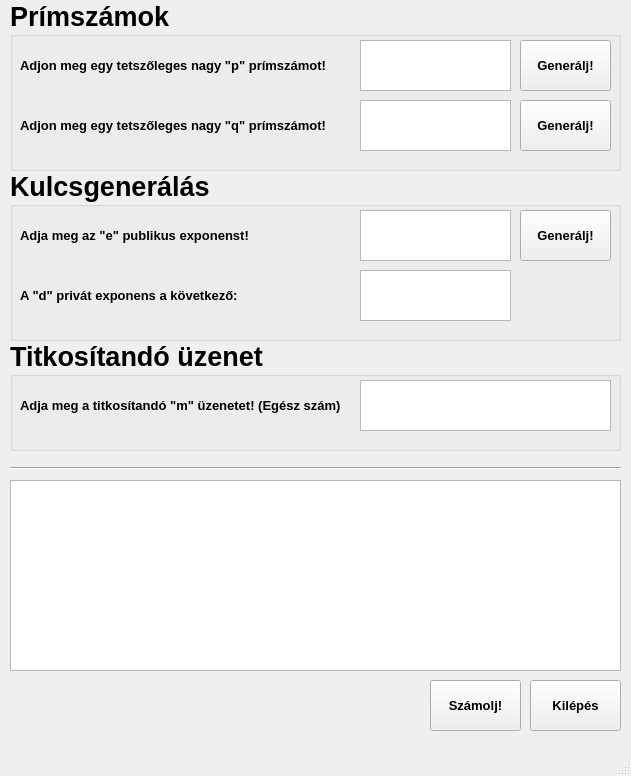
<?xml version="1.0" encoding="UTF-8"?>
<ui version="4.0">
 <class>RSA</class>
 <widget class="QMainWindow" name="RSA">
  <property name="geometry">
   <rect>
    <x>0</x>
    <y>0</y>
    <width>631</width>
    <height>776</height>
   </rect>
  </property>
  <property name="windowTitle">
   <string>MainWindow</string>
  </property>
  <widget class="QWidget" name="centralwidget">
   <widget class="QGroupBox" name="primeNumbers_Box">
    <property name="geometry">
     <rect>
      <x>10</x>
      <y>0</y>
      <width>611</width>
      <height>171</height>
     </rect>
    </property>
    <property name="font">
     <font>
      <pointsize>20</pointsize>
      <bold>true</bold>
     </font>
    </property>
    <property name="title">
     <string>Prímszámok</string>
    </property>
    <widget class="QLabel" name="pPrime_Label">
     <property name="geometry">
      <rect>
       <x>10</x>
       <y>40</y>
       <width>331</width>
       <height>51</height>
      </rect>
     </property>
     <property name="font">
      <font>
       <pointsize>10</pointsize>
       <bold>true</bold>
      </font>
     </property>
     <property name="text">
      <string>Adjon meg egy tetszőleges nagy &quot;p&quot; prímszámot!</string>
     </property>
    </widget>
    <widget class="QLabel" name="qPrime_Label">
     <property name="geometry">
      <rect>
       <x>10</x>
       <y>100</y>
       <width>331</width>
       <height>51</height>
      </rect>
     </property>
     <property name="font">
      <font>
       <pointsize>10</pointsize>
       <bold>true</bold>
      </font>
     </property>
     <property name="text">
      <string>Adjon meg egy tetszőleges nagy &quot;q&quot; prímszámot!</string>
     </property>
    </widget>
    <widget class="QTextEdit" name="pInput_Box">
     <property name="geometry">
      <rect>
       <x>350</x>
       <y>40</y>
       <width>151</width>
       <height>51</height>
      </rect>
     </property>
     <property name="html">
      <string>&lt;!DOCTYPE HTML PUBLIC &quot;-//W3C//DTD HTML 4.0//EN&quot; &quot;http://www.w3.org/TR/REC-html40/strict.dtd&quot;&gt;
&lt;html&gt;&lt;head&gt;&lt;meta name=&quot;qrichtext&quot; content=&quot;1&quot; /&gt;&lt;meta charset=&quot;utf-8&quot; /&gt;&lt;style type=&quot;text/css&quot;&gt;
p, li { white-space: pre-wrap; }
hr { height: 1px; border-width: 0; }
li.unchecked::marker { content: &quot;\2610&quot;; }
li.checked::marker { content: &quot;\2612&quot;; }
&lt;/style&gt;&lt;/head&gt;&lt;body style=&quot; font-family:'Segoe UI'; font-size:20pt; font-weight:700; font-style:normal;&quot;&gt;
&lt;p align=&quot;center&quot; style=&quot;-qt-paragraph-type:empty; margin-top:0px; margin-bottom:0px; margin-left:0px; margin-right:0px; -qt-block-indent:0; text-indent:0px;&quot;&gt;&lt;br /&gt;&lt;/p&gt;&lt;/body&gt;&lt;/html&gt;</string>
     </property>
    </widget>
    <widget class="QTextEdit" name="qInput_Box">
     <property name="geometry">
      <rect>
       <x>350</x>
       <y>100</y>
       <width>151</width>
       <height>51</height>
      </rect>
     </property>
     <property name="html">
      <string>&lt;!DOCTYPE HTML PUBLIC &quot;-//W3C//DTD HTML 4.0//EN&quot; &quot;http://www.w3.org/TR/REC-html40/strict.dtd&quot;&gt;
&lt;html&gt;&lt;head&gt;&lt;meta name=&quot;qrichtext&quot; content=&quot;1&quot; /&gt;&lt;meta charset=&quot;utf-8&quot; /&gt;&lt;style type=&quot;text/css&quot;&gt;
p, li { white-space: pre-wrap; }
hr { height: 1px; border-width: 0; }
li.unchecked::marker { content: &quot;\2610&quot;; }
li.checked::marker { content: &quot;\2612&quot;; }
&lt;/style&gt;&lt;/head&gt;&lt;body style=&quot; font-family:'Segoe UI'; font-size:20pt; font-weight:700; font-style:normal;&quot;&gt;
&lt;p align=&quot;center&quot; style=&quot;-qt-paragraph-type:empty; margin-top:0px; margin-bottom:0px; margin-left:0px; margin-right:0px; -qt-block-indent:0; text-indent:0px;&quot;&gt;&lt;br /&gt;&lt;/p&gt;&lt;/body&gt;&lt;/html&gt;</string>
     </property>
    </widget>
    <widget class="QPushButton" name="pGenerate_Prime">
     <property name="geometry">
      <rect>
       <x>510</x>
       <y>40</y>
       <width>91</width>
       <height>51</height>
      </rect>
     </property>
     <property name="font">
      <font>
       <pointsize>10</pointsize>
       <bold>true</bold>
      </font>
     </property>
     <property name="text">
      <string>Generálj!</string>
     </property>
    </widget>
    <widget class="QPushButton" name="qGenerate_Prime">
     <property name="geometry">
      <rect>
       <x>510</x>
       <y>100</y>
       <width>91</width>
       <height>51</height>
      </rect>
     </property>
     <property name="font">
      <font>
       <pointsize>10</pointsize>
       <bold>true</bold>
      </font>
     </property>
     <property name="text">
      <string>Generálj!</string>
     </property>
    </widget>
   </widget>
   <widget class="QGroupBox" name="keyGen_Box">
    <property name="geometry">
     <rect>
      <x>10</x>
      <y>170</y>
      <width>611</width>
      <height>171</height>
     </rect>
    </property>
    <property name="font">
     <font>
      <pointsize>20</pointsize>
      <bold>true</bold>
     </font>
    </property>
    <property name="title">
     <string>Kulcsgenerálás</string>
    </property>
    <widget class="QLabel" name="eLabel">
     <property name="geometry">
      <rect>
       <x>10</x>
       <y>40</y>
       <width>331</width>
       <height>51</height>
      </rect>
     </property>
     <property name="font">
      <font>
       <pointsize>10</pointsize>
       <bold>true</bold>
      </font>
     </property>
     <property name="text">
      <string>Adja meg az &quot;e&quot; publikus exponenst!</string>
     </property>
    </widget>
    <widget class="QTextEdit" name="eInput_Box">
     <property name="geometry">
      <rect>
       <x>350</x>
       <y>40</y>
       <width>151</width>
       <height>51</height>
      </rect>
     </property>
     <property name="html">
      <string>&lt;!DOCTYPE HTML PUBLIC &quot;-//W3C//DTD HTML 4.0//EN&quot; &quot;http://www.w3.org/TR/REC-html40/strict.dtd&quot;&gt;
&lt;html&gt;&lt;head&gt;&lt;meta name=&quot;qrichtext&quot; content=&quot;1&quot; /&gt;&lt;meta charset=&quot;utf-8&quot; /&gt;&lt;style type=&quot;text/css&quot;&gt;
p, li { white-space: pre-wrap; }
hr { height: 1px; border-width: 0; }
li.unchecked::marker { content: &quot;\2610&quot;; }
li.checked::marker { content: &quot;\2612&quot;; }
&lt;/style&gt;&lt;/head&gt;&lt;body style=&quot; font-family:'Segoe UI'; font-size:20pt; font-weight:700; font-style:normal;&quot;&gt;
&lt;p align=&quot;center&quot; style=&quot;-qt-paragraph-type:empty; margin-top:0px; margin-bottom:0px; margin-left:0px; margin-right:0px; -qt-block-indent:0; text-indent:0px;&quot;&gt;&lt;br /&gt;&lt;/p&gt;&lt;/body&gt;&lt;/html&gt;</string>
     </property>
    </widget>
    <widget class="QPushButton" name="eGenerate">
     <property name="geometry">
      <rect>
       <x>510</x>
       <y>40</y>
       <width>91</width>
       <height>51</height>
      </rect>
     </property>
     <property name="font">
      <font>
       <pointsize>10</pointsize>
       <bold>true</bold>
      </font>
     </property>
     <property name="text">
      <string>Generálj!</string>
     </property>
    </widget>
    <widget class="QLabel" name="dLabel">
     <property name="geometry">
      <rect>
       <x>10</x>
       <y>100</y>
       <width>331</width>
       <height>51</height>
      </rect>
     </property>
     <property name="font">
      <font>
       <pointsize>10</pointsize>
       <bold>true</bold>
      </font>
     </property>
     <property name="text">
      <string>A &quot;d&quot; privát exponens a következő:</string>
     </property>
    </widget>
    <widget class="QTextEdit" name="dInput_Box">
     <property name="geometry">
      <rect>
       <x>350</x>
       <y>100</y>
       <width>151</width>
       <height>51</height>
      </rect>
     </property>
     <property name="cursor" stdset="0">
      <cursorShape>ForbiddenCursor</cursorShape>
     </property>
     <property name="readOnly">
      <bool>true</bool>
     </property>
     <property name="html">
      <string>&lt;!DOCTYPE HTML PUBLIC &quot;-//W3C//DTD HTML 4.0//EN&quot; &quot;http://www.w3.org/TR/REC-html40/strict.dtd&quot;&gt;
&lt;html&gt;&lt;head&gt;&lt;meta name=&quot;qrichtext&quot; content=&quot;1&quot; /&gt;&lt;meta charset=&quot;utf-8&quot; /&gt;&lt;style type=&quot;text/css&quot;&gt;
p, li { white-space: pre-wrap; }
hr { height: 1px; border-width: 0; }
li.unchecked::marker { content: &quot;\2610&quot;; }
li.checked::marker { content: &quot;\2612&quot;; }
&lt;/style&gt;&lt;/head&gt;&lt;body style=&quot; font-family:'Segoe UI'; font-size:20pt; font-weight:700; font-style:normal;&quot;&gt;
&lt;p align=&quot;center&quot; style=&quot;-qt-paragraph-type:empty; margin-top:0px; margin-bottom:0px; margin-left:0px; margin-right:0px; -qt-block-indent:0; text-indent:0px;&quot;&gt;&lt;br /&gt;&lt;/p&gt;&lt;/body&gt;&lt;/html&gt;</string>
     </property>
    </widget>
   </widget>
   <widget class="QGroupBox" name="messageBox">
    <property name="geometry">
     <rect>
      <x>10</x>
      <y>340</y>
      <width>611</width>
      <height>111</height>
     </rect>
    </property>
    <property name="font">
     <font>
      <pointsize>20</pointsize>
      <bold>true</bold>
     </font>
    </property>
    <property name="title">
     <string>Titkosítandó üzenet</string>
    </property>
    <widget class="QLabel" name="mLabel">
     <property name="geometry">
      <rect>
       <x>10</x>
       <y>40</y>
       <width>331</width>
       <height>51</height>
      </rect>
     </property>
     <property name="font">
      <font>
       <pointsize>10</pointsize>
       <bold>true</bold>
      </font>
     </property>
     <property name="text">
      <string>Adja meg a titkosítandó &quot;m&quot; üzenetet! (Egész szám)</string>
     </property>
    </widget>
    <widget class="QTextEdit" name="mInput_Box">
     <property name="geometry">
      <rect>
       <x>350</x>
       <y>40</y>
       <width>251</width>
       <height>51</height>
      </rect>
     </property>
     <property name="html">
      <string>&lt;!DOCTYPE HTML PUBLIC &quot;-//W3C//DTD HTML 4.0//EN&quot; &quot;http://www.w3.org/TR/REC-html40/strict.dtd&quot;&gt;
&lt;html&gt;&lt;head&gt;&lt;meta name=&quot;qrichtext&quot; content=&quot;1&quot; /&gt;&lt;meta charset=&quot;utf-8&quot; /&gt;&lt;style type=&quot;text/css&quot;&gt;
p, li { white-space: pre-wrap; }
hr { height: 1px; border-width: 0; }
li.unchecked::marker { content: &quot;\2610&quot;; }
li.checked::marker { content: &quot;\2612&quot;; }
&lt;/style&gt;&lt;/head&gt;&lt;body style=&quot; font-family:'Segoe UI'; font-size:20pt; font-weight:700; font-style:normal;&quot;&gt;
&lt;p align=&quot;center&quot; style=&quot;-qt-paragraph-type:empty; margin-top:0px; margin-bottom:0px; margin-left:0px; margin-right:0px; -qt-block-indent:0; text-indent:0px;&quot;&gt;&lt;br /&gt;&lt;/p&gt;&lt;/body&gt;&lt;/html&gt;</string>
     </property>
    </widget>
   </widget>
   <widget class="QPushButton" name="exitButton">
    <property name="geometry">
     <rect>
      <x>530</x>
      <y>680</y>
      <width>91</width>
      <height>51</height>
     </rect>
    </property>
    <property name="font">
     <font>
      <pointsize>10</pointsize>
      <bold>true</bold>
     </font>
    </property>
    <property name="text">
     <string>Kilépés</string>
    </property>
   </widget>
   <widget class="QPushButton" name="calculateButton">
    <property name="geometry">
     <rect>
      <x>430</x>
      <y>680</y>
      <width>91</width>
      <height>51</height>
     </rect>
    </property>
    <property name="font">
     <font>
      <pointsize>10</pointsize>
      <bold>true</bold>
     </font>
    </property>
    <property name="text">
     <string>Számolj!</string>
    </property>
   </widget>
   <widget class="Line" name="line">
    <property name="geometry">
     <rect>
      <x>10</x>
      <y>460</y>
      <width>611</width>
      <height>16</height>
     </rect>
    </property>
    <property name="orientation">
     <enum>Qt::Horizontal</enum>
    </property>
   </widget>
   <widget class="QListWidget" name="calculationBox">
    <property name="geometry">
     <rect>
      <x>10</x>
      <y>480</y>
      <width>611</width>
      <height>191</height>
     </rect>
    </property>
    <property name="cursor" stdset="0">
     <cursorShape>ForbiddenCursor</cursorShape>
    </property>
   </widget>
  </widget>
  <widget class="QMenuBar" name="menubar">
   <property name="geometry">
    <rect>
     <x>0</x>
     <y>0</y>
     <width>631</width>
     <height>22</height>
    </rect>
   </property>
  </widget>
  <widget class="QStatusBar" name="statusbar"/>
 </widget>
 <resources/>
 <connections/>
</ui>
